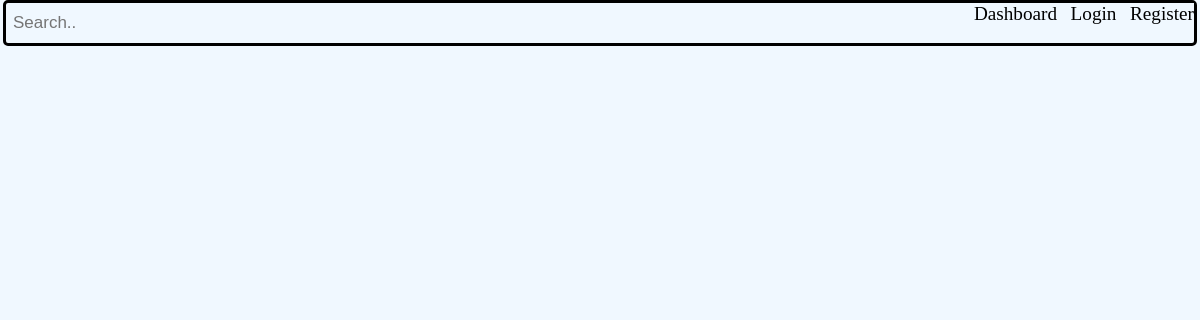
The page /by/3 on the database as committed earlier.
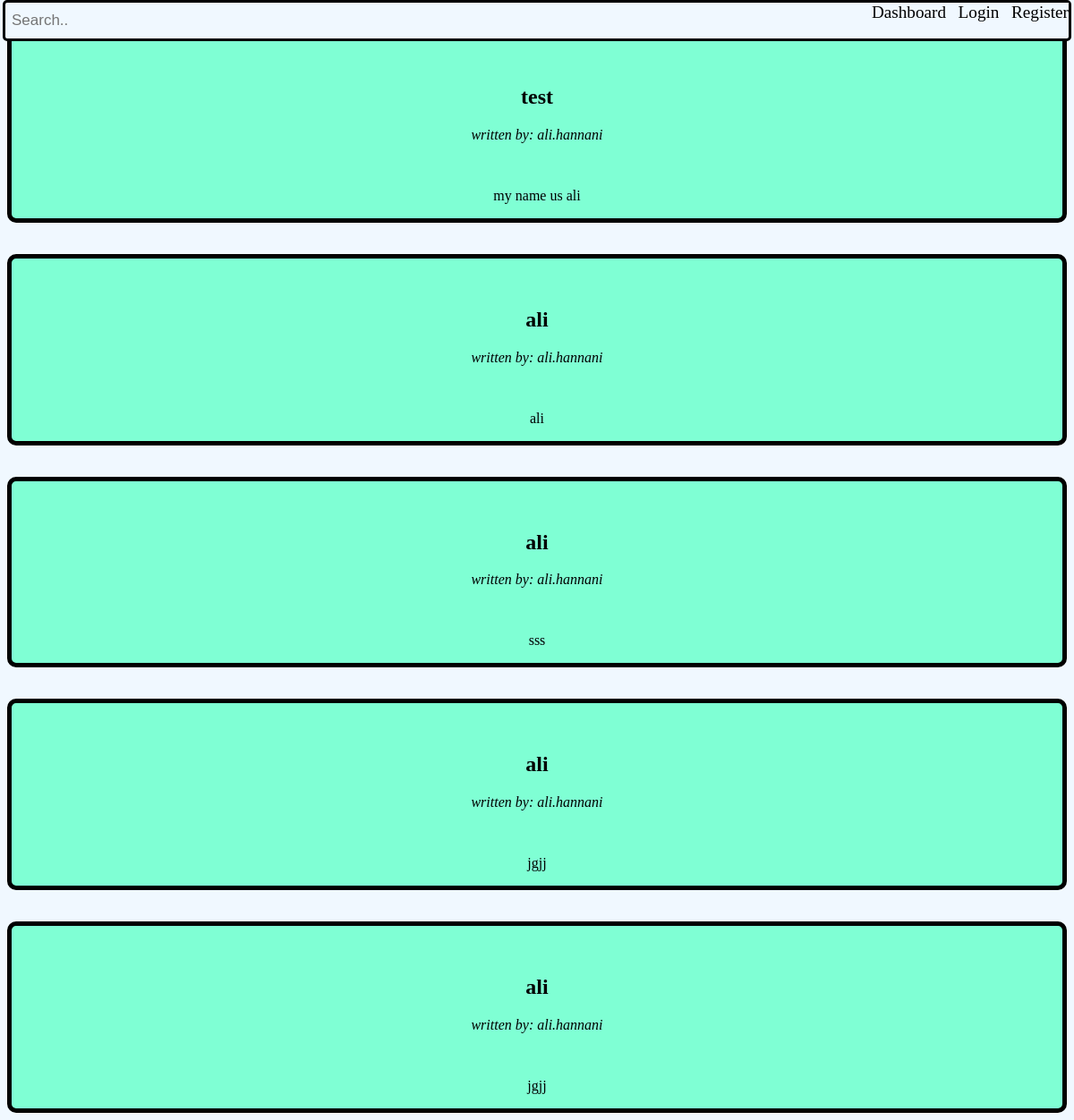
The same page on the database as committed later.
### app.py (models this page shows)
class Post(db.Model):
    id = db.Column(db.Integer, primary_key=True)
    title = db.Column(db.String(200), nullable=False)
    image = db.Column(db.String(200), nullable=True)
    desc = db.Column(db.String(1000), nullable=False)
    date_created = db.Column(db.DateTime, default=datetime.now)
    author_id = db.Column(db.Integer, db.ForeignKey('user.id'))
    id_labeled = db.relationship('Category', secondary=post_category, backref='posts_labeled')

class User(db.Model, UserMixin):
    id = db.Column(db.Integer, primary_key=True)
    username = db.Column(db.String(30), nullable=False, unique=True)
    password = db.Column(db.String(30), nullable=False)
    role = db.Column(db.String(10), nullable=False)
    posts = db.relationship('Post', backref='author')

### app.py (the view)
@app.route('/by/<name>')
def written_by(name):
    posts = Post.query.filter_by(author_id=name)
    return render_template('index.html', posts=posts)

### templates/index.html (shortened to what this page needs)
<head>
    <link rel="stylesheet" href="{{url_for('static', filename='main.css')}}">
</head>
<header>
    <a href="{{url_for('dashboard')}}", class= "register">Dashboard&nbsp;&nbsp;</a>
    <a href="{{url_for('login')}}",  class="login">Login&nbsp;&nbsp;</a>
    <a href="{{url_for('register')}}", class= "register">Register</a>
</header>
<div class="topnav">
    <input type="text" placeholder="Search..">
</div>
{%for post in posts%}
<div class= "post">
<h2 class="w">{{post.title}}</h2>
<i class="w">written by: <a href="/by/{{post.author.id}}" >{{post.author.username}}</a></i>
<br>
<p class="w">{{post.desc}}</p>
</div>
{%endfor%}
</body>
{% extends 'base.html' %}

### templates/base.html (shortened to what this page needs)
<!DOCTYPE html>
<head>
</head>
<body>
</body>

### static/main.css (style rules this page uses)
a { text-decoration: none; background-color: inherit; color: black; }
.login { top: 3; font-size: larger; text-align: right; background-color: inherit; }
.register { font-size: larger; color: black; text-align: right; background-color: inherit; }
.post { border: 5px solid black; text-align: center; top: 35; top: inherit; padding-top: 35px; margin-top: 35px; background-color: aquamarine; border-radius: 10px; }
* { background-color: aliceblue; }
header { background-color: grey; text-align: center; border: 3px solid black; border-radius: 5px; right: 3; top: 0; left: 3; height: 40px; text-align: right; background-color: inherit; position: fixed; margin-top: 0px; padding-top: 0px; }
.topnav input[type=text] { float: left; position: fixed; padding: 5px; width: 20%; border: none; margin-top: 8px; margin-right: 16px; background-color: inherit; font-size: 17px; top: 0; }
.w { background-color: inherit; }

Rows that differ between the two databases and show on the page:
added Post: title "test", author.username "ali.hannani", desc "my name us ali"
added Post: title "ali", author.username "ali.hannani", desc "ali"
added Post: title "ali", author.username "ali.hannani", desc "sss"
added Post: title "ali", author.username "ali.hannani", desc "jgjj"
added Post: title "ali", author.username "ali.hannani", desc "jgjj"
